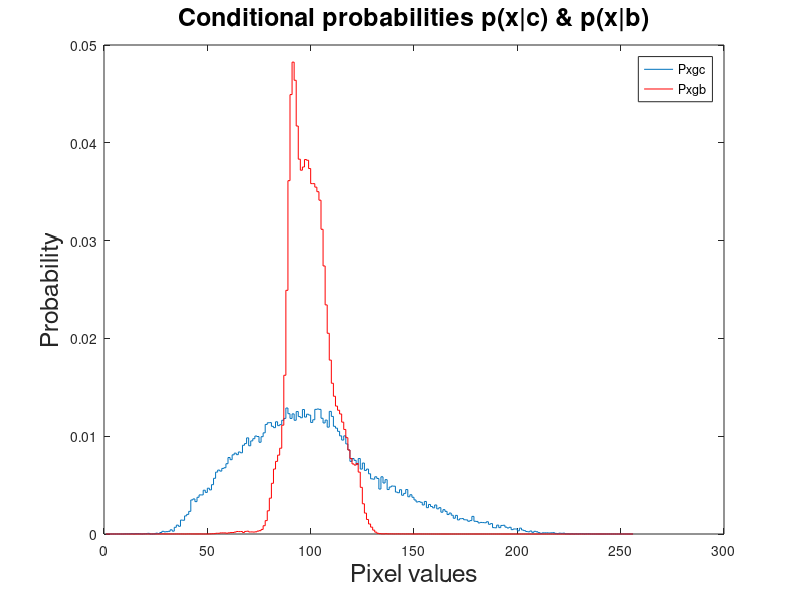

Write the MATLAB code that produced this figure.
%CPS527--HW1Q7_2
clc;
clear all;
S = load ('hw1.mat');
Pxgc = S.pxgc;
Pxgb = S.pxgb;
stairs(Pxgc);
hold on
stairs(Pxgb, 'color', 'red');
title('Conditional probabilities p(x|c) & p(x|b)','fontsize',18);
xlabel('Pixel values','fontsize',18);
ylabel('Probability','fontsize',18);
legend('Pxgc','Pxgb');